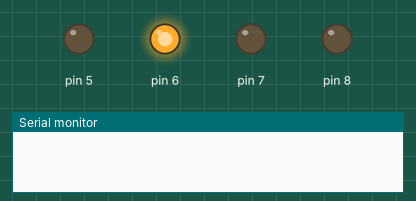
Bench run of a sketch on a simulated Arduino Uno, built with avr-gcc and run on an emulated ATmega328P. Parts: output pins drawn as LEDs (lit = HIGH), the last lines printed to the serial monitor.

Above: at 0.1 s.
At 1.6 s:
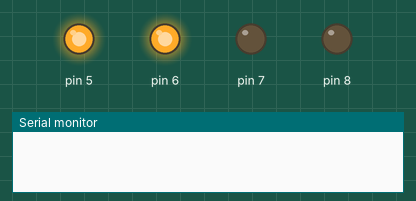
At 3.1 s:
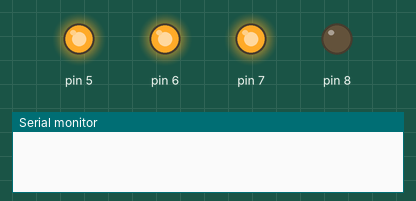
At 6.2 s:
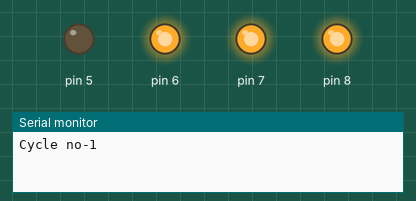
Timing chart, 0 to 7.7 s (numbered marks = the images above):
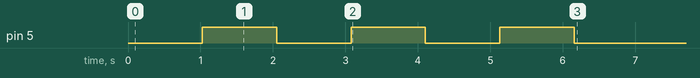

The sketch:

3.4-Boole.ino
```cpp
int x;
int y=1;

void setup() {
  pinMode(8,OUTPUT);
  pinMode(7,OUTPUT);
  pinMode(6,OUTPUT);
  pinMode(5,OUTPUT);

      Serial.begin(9600);

    while(y<=3){
    digitalWrite(y+5, HIGH);

    for(x=0; x<=255;x++){
      analogWrite(5,x);
      delay(4);
      }
    for(x=255; x>=0;x--){
      analogWrite(5,x);
      delay(4);
      }
      y++;
     }
      Serial.print("Cycle no");
      Serial.println(x);
     }

void loop() {

}
```
